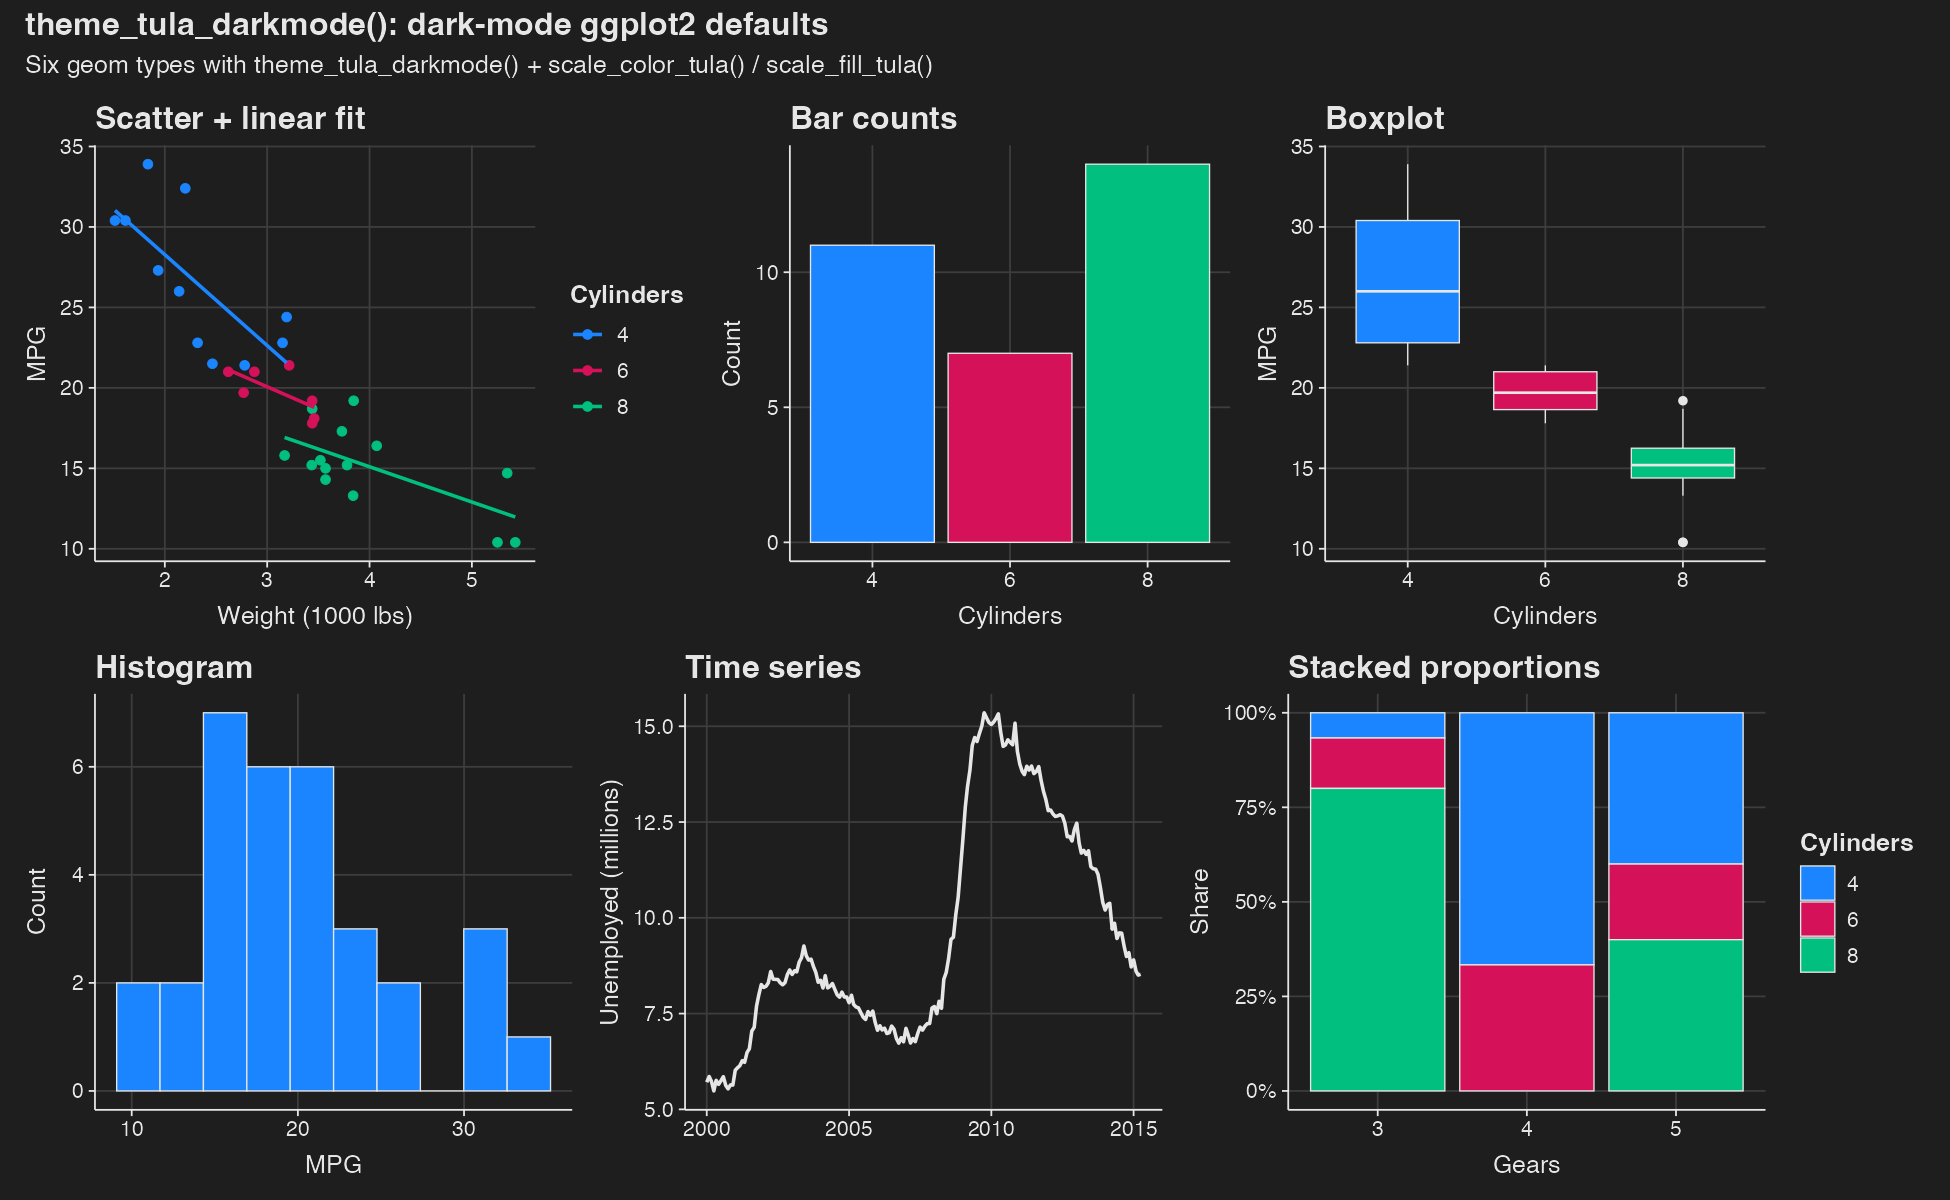

Source code (R):
# theme_tula_gallery.R
# -----------------------------------------------------------------------------
# Renders a single image showcasing several ggplot2 geom types styled with
# theme_tula() and the matching scale_color_tula() / scale_fill_tula() scales.
# Output: theme_tula_darkmode_gallery.png
#
# Run with:  Rscript theme_tula_gallery.R
# -----------------------------------------------------------------------------

suppressMessages(devtools::load_all("."))
suppressMessages({
  library(ggplot2)
  library(patchwork)
})

mt <- mtcars
mt$cyl  <- factor(mt$cyl)
mt$gear <- factor(mt$gear)
bs <- 12  # base font size tuned for a six-panel grid

# 1. Scatter with a fitted line, coloured by group
p_scatter <- ggplot(mt, aes(wt, mpg, colour = cyl)) +
  geom_point(size = 2) +
  geom_smooth(method = "lm", formula = y ~ x, se = FALSE, linewidth = 0.8) +
  scale_color_tula() +
  labs(title = "Scatter + linear fit", x = "Weight (1000 lbs)", y = "MPG",
       colour = "Cylinders") +
  theme_tula_darkmode(base_size = bs)

# 2. Bar counts (shows the theme's thin black outlines on filled geoms)
p_bar <- ggplot(mt, aes(cyl, fill = cyl)) +
  geom_bar() +
  scale_fill_tula() +
  labs(title = "Bar counts", x = "Cylinders", y = "Count") +
  theme_tula_darkmode(base_size = bs) +
  theme(legend.position = "none")

# 3. Boxplot by group
p_box <- ggplot(mt, aes(cyl, mpg, fill = cyl)) +
  geom_boxplot() +
  scale_fill_tula() +
  labs(title = "Boxplot", x = "Cylinders", y = "MPG") +
  theme_tula_darkmode(base_size = bs) +
  theme(legend.position = "none")

# 4. Histogram
p_hist <- ggplot(mt, aes(mpg)) +
  geom_histogram(bins = 10) +
  labs(title = "Histogram", x = "MPG", y = "Count") +
  theme_tula_darkmode(base_size = bs)

# 5. Time series line
ec <- economics[economics$date >= as.Date("2000-01-01"), ]
p_line <- ggplot(ec, aes(date, unemploy / 1000)) +
  geom_line(linewidth = 0.8) +
  labs(title = "Time series", x = NULL, y = "Unemployed (millions)") +
  theme_tula_darkmode(base_size = bs)

# 6. Stacked proportions
p_stack <- ggplot(mt, aes(gear, fill = cyl)) +
  geom_bar(position = "fill") +
  scale_fill_tula() +
  scale_y_continuous(labels = scales::percent) +
  labs(title = "Stacked proportions", x = "Gears", y = "Share",
       fill = "Cylinders") +
  theme_tula_darkmode(base_size = bs)

gallery <- (p_scatter | p_bar | p_box) /
           (p_hist    | p_line | p_stack) +
  plot_annotation(
    title    = "theme_tula_darkmode(): dark-mode ggplot2 defaults",
    subtitle = "Six geom types with theme_tula_darkmode() + scale_color_tula() / scale_fill_tula()",
    theme    = theme_tula_darkmode(base_size = bs)
  )

ggsave("theme_tula_darkmode_gallery.png", gallery,
       width = 13, height = 8, dpi = 150, bg = "#1E1E1E")

message("Wrote theme_tula_darkmode_gallery.png")
